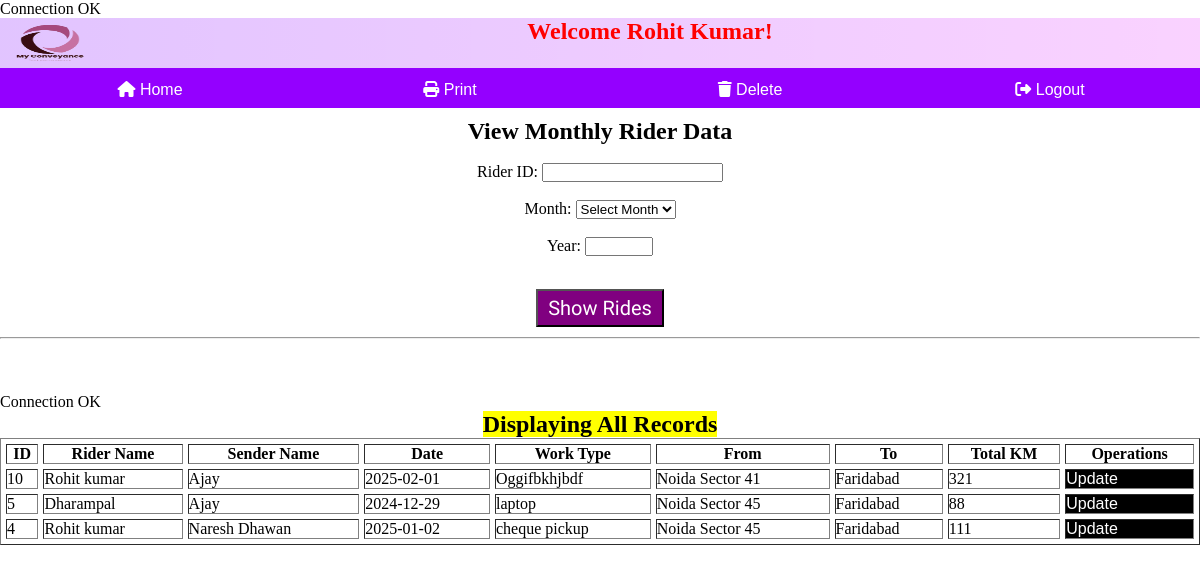
The app's page /user_1/admin_jobview.php (signed in) with its own data.
### tables this page shows
CREATE TABLE `rides` (
  `ride_id` int(10) NOT NULL,
  `rider_id` int(3) NOT NULL,
  `rider_name` text NOT NULL,
  `sender_name` text NOT NULL,
  `w_date` date NOT NULL,
  `work_type` text NOT NULL,
  `start_from` text NOT NULL,
  `end_to` text NOT NULL,
  `km` int(3) NOT NULL
);

### user_1/admin_jobview.php (the view, shortened to what this page needs)
<html>
<head>
    <link rel="stylesheet" href="css/style.css">
    <link rel="stylesheet" href="css/admin_dashboard.css">
    <link rel="stylesheet" href="https://cdnjs.cloudflare.com/ajax/libs/animate.css/4.1.1/animate.min.css"/>
    <link rel="stylesheet" href="https://cdnjs.cloudflare.com/ajax/libs/font-awesome/6.5.2/css/all.min.css" />
</head>
<body>
    <div class="row">
        <header class="col-12">
            <div>
                <img src="../../img/logo.png" alt="logo" id="logo">
            </div>
            <h2><center style="height: 50px; text-align: center; color: red;"><span id="profile_name"><?php echo "<h4>Welcome " . $_SESSION['admin_name'] . "!</h4>"; ?></span></center></h2>
        </header>
    </div>
    <div class="row">
        <nav class="col-12">
            <ul>
                <li class="col-3"><a href="admin_dashboard.php"><i class="fas fa-home"></i> Home</a></li>
                <li class="col-3" id="jobview"><a href="admin_jobview.php"><i class="fa-solid fa-print"></i> Print</a></li>
                <li class="col-3" id="jobview"><a href="apps/admin_delete_rides.php"><i class="fa-solid fa-trash"></i> Delete</a></li>
                <li class="col-3" id="logout"><a href="#"><p id="logout_text"><i class="fa-solid fa-right-from-bracket"></i> <?php echo '<a href="logout.php">Logout</a>'; ?> </p></a></li>
            </ul>
        </nav>
    </div>
<div class="row">
            <center>
                <div id="rider">
                    <div>
                        <h2>View Monthly Rider Data</h2><br>
                            <form action="apps/admin_rides_by_month.php" method="GET">
                                <label for="rider_id">Rider ID:</label>
                                <input type="text" name="rider_id" id="rider_id"><br><br>
                                <label for="month">Month:</label>
                                <select id="month" name="month" required>
                                    <option value="">Select Month</option>
                                </select>
                                <br><br>
                                <label for="year">Year:</label>
                                <input type="number" id="year" name="year" min="2024" max="2030" required>
                                <br><br>
                                <button type="submit" style="font-family: 'Ubuntu', sans-serif;
                                                        font-size: 20px;
                                                        padding: 5px 10px;
                                                        margin-top: 15px;
                                                        color: white;
                                                        background-color: purple;
                                                        margin-bottom: 10px;">Show Rides</button>
                            </form>
                            <hr>
                    </div>
                </div>
            </center>
            <br><br><br>
        </div>
</body>
</html>
<?php
include '../connection/connection.php';
?>
<?php
$display =  "SELECT * FROM rides ORDER BY ride_id DESC";
$rides = mysqli_query($conn, $display);
$total = mysqli_num_rows($rides);
if($total != 0)
{
    ?>
    <h2 align="center"><mark>Displaying All Records</mark></h2>
    <center>
    <table border="1" cellspacing="5" width="100%">
        <tr class="col-12">
        <th>ID</th>
        <th>Rider Name</th>
        <th>Sender Name</th>
        <th>Date</th>
        <th>Work Type</th>
        <th>From</th>
        <th>To</th>
        <th>Total KM</th>
        <th>Operations</th>
        </tr>
    <?php
    while ($result = mysqli_fetch_assoc($rides))
    {
        echo "<tr>
                <td>".$result['ride_id']."</td>
                <td>".$result['rider_name']."</td>
                <td>".$result['sender_name']."</td>
                <td>".$result['w_date']."</td>
                <td>".$result['work_type']."</td>
                <td>".$result['start_from']."</td>
                <td>".$result['end_to']."</td>
                <td>".$result['km']."</td>
                <td style='background-color:black';><a href='apps/admin_update_design.php?update_id=$result[ride_id]'>Update</a></td>
            </tr>
            ";
    }
        }
        else
        {
            echo "No records found";
        }
        ?>
    </table>
    </center>

### user_1/css/style.css (style rules this page uses)
* { margin: 0; padding: 0; box-sizing: border-box; }
.col-3 { width: 25%; }
.col-12 { width: 100%; }
#logo { float: left; height: 50px; width: 100px; }
header { height: 50px; background: rgb(127,0,255); background: linear-gradient(90deg, rgba(127,0,255,0.2329306722689075) 0%, rgba(225,0,255,0.17690826330532217) 100%); }
a { color: white; text-decoration: none; font-family: sans-serif; }
nav { background: #9400ff; height: 40px; }
ul { list-style: none; padding: 0; margin: 0; }
li { float: left; text-align: center; padding-top: 13px; height: 50px; }

### user_1/css/admin_dashboard.css (style rules this page uses)
* { margin: 0; padding: 0; box-sizing: border-box; }

### records on screen
rides: ride_id "10", rider_name "Rohit kumar", sender_name "Ajay", w_date "2025-02-01", work_type "Oggifbkhjbdf", start_from "Noida Sector 41", end_to "Faridabad", km "321"
rides: ride_id "5", rider_name "Dharampal", sender_name "Ajay", w_date "2024-12-29", work_type "laptop", start_from "Noida Sector 45", end_to "Faridabad", km "88"
rides: ride_id "4", rider_name "Rohit kumar", sender_name "Naresh Dhawan", w_date "2025-01-02", work_type "cheque pickup", start_from "Noida Sector 45", end_to "Faridabad", km "111"

### other values on screen
$_SESSION['admin_name'] "Rohit Kumar"
